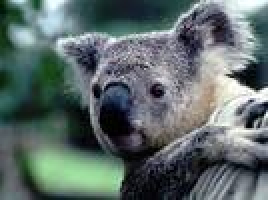
#> input picture small.jpg, 134 x 100 px (shown 2 times larger)
$ python makeMap.py small.jpg
#> lines starting #> are read from the running program, lines starting #| are printed output that depends on the picture
# encoding: utf-8
import cv2
import numpy as np
import pandas as pd
import sys

# 画像を読み込む
image_path = sys.argv[1]
img = cv2.imread(image_path, cv2.IMREAD_GRAYSCALE)
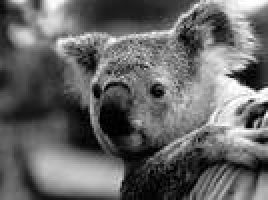
#> img: shape (100, 134) (shown 2 times larger); min 0, max 255, mean 102.8

# 画像のサイズを取得
height, width = img.shape
#> height = 100; width = 134

# 各ピクセルの座標と明るさを格納するための空のリストを作成
data = []

# 各ピクセルをループ処理
for y in range(height):
    for x in range(width):
        # 明るさ（0-255）を取得
        brightness = img[y, x]

        # brightnessが負の場合には0にする
        if brightness < 0:
            print("negative")
            brightness = 0
        # 座標と明るさをリストに追加
        data.append([x, y, brightness])
#> after the loop, data = 13400 items, first 6: [0, 0, 23], [1, 0, 32], [2, 0, 53], [3, 0, 83], [4, 0, 115], [5, 0, 147]

# データをデータフレームに変換
df = pd.DataFrame(data, columns=['x', 'y', 'height'])
#> df = table of 13400 rows and 3 columns

# df 'height' が　負の値の行を0にする
df.loc[df['height'] < 0, 'height'] = 0

# CSVファイルに出力
df.to_csv('output.csv', index=False)
